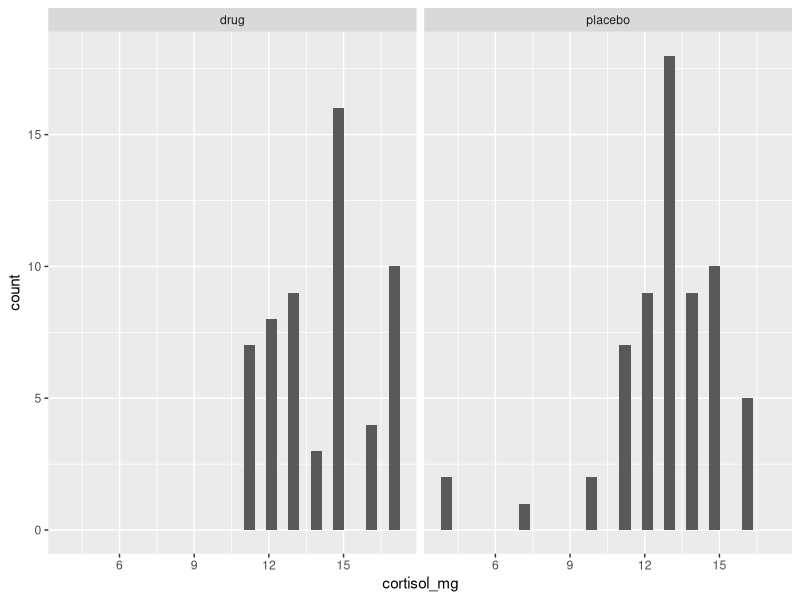
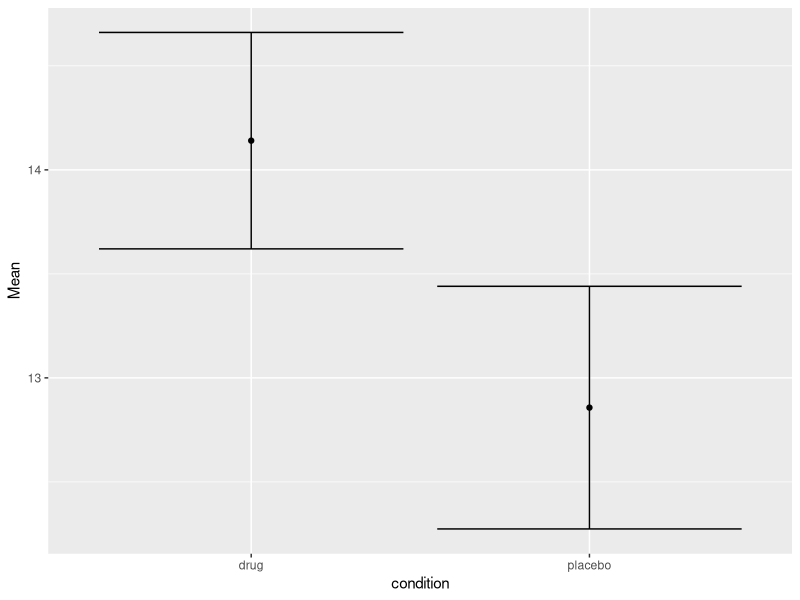

These charts were generated, in order, by the following R code:
## ---- chunk 1
library(tidyverse)
library(ggplot2)

data <- read_csv("data/CaseStudy2_TestosteroneReplacement.csv")
data
## ---- chunk 2

summary_table <- data %>% group_by(condition) %>% summarize(SampleSize = n(), Mean = mean(cortisol_mg), SD = sd(cortisol_mg), SE = SD/sqrt(SampleSize))

summary_table

## ---- chunk 3

ggplot(data, aes(x=cortisol_mg)) + geom_histogram() + facet_wrap(~condition)

## ---- chunk 4

CIs <- summary_table %>% mutate(LowerCI = Mean - SE*1.96, UpperCI = Mean+1.96*SE)

## ---- chunk 5

ggplot(CIs, aes(x=condition, y=Mean)) + geom_point() + geom_errorbar(aes(ymin=LowerCI, ymax=UpperCI))

## ---- chunk 6

t.test(data = data, cortisol_mg ~ condition)

## ---- chunk 7
s1 <- summary_table$SD[1]
s2 <- summary_table$SD[2]
n1 <- summary_table$SampleSize[1]
n2 <- summary_table$SampleSize[2]
mean1 <- summary_table$Mean[1]
mean2 <- summary_table$Mean[2]

sp <- sqrt(((n1-1)*s1^2 + (n2-1)*s2^2)/(n1+n2-2))

(mean1-mean2)/sp
